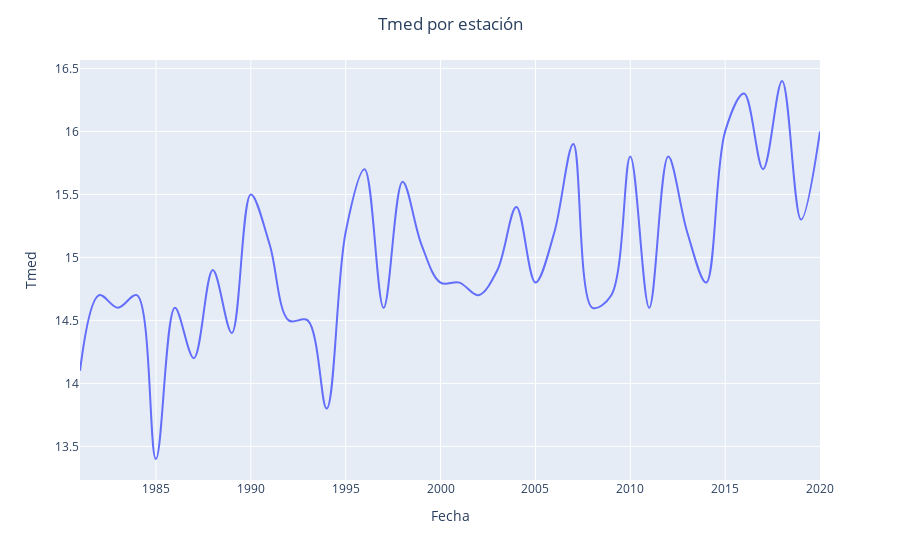
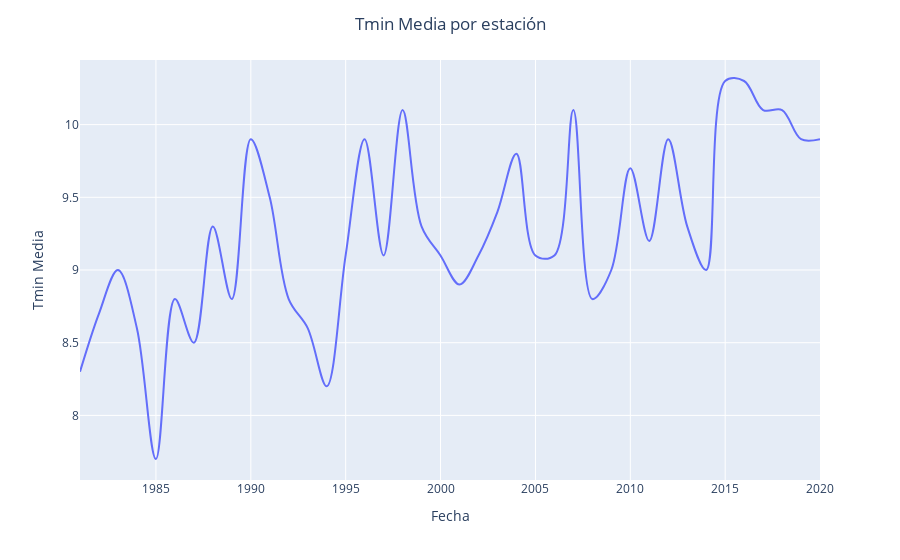
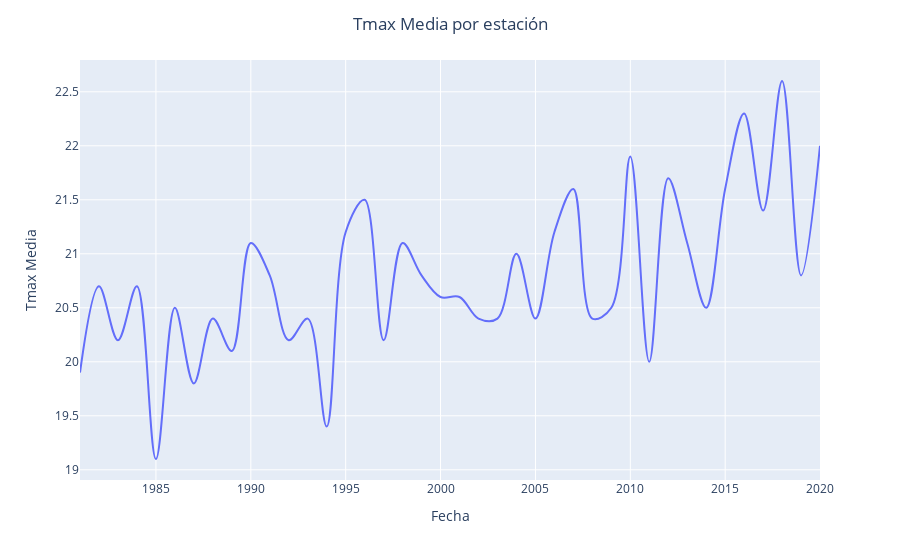
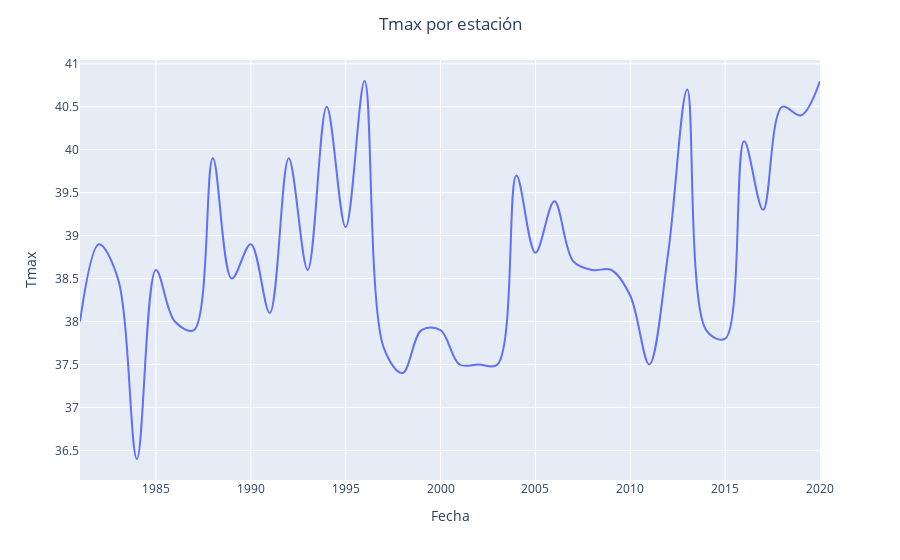

The code cell stored with these charts, in order, in its notebook:
### Code cell
for elem in cols:
    vtb.grafI_est("fecha" , elem , None, madrid_anual_noindex, False )

### Figure 1 — Plotly figure (JSON) as saved in the notebook; plotly's stock layout.template omitted (floating-point values rounded to 4 significant figures)
{"data": [{"hovertemplate": "fecha=%{x}<br>tmed=%{y}<extra></extra>", "legendgroup": "", "line": {"color": "#636efa", "dash": "solid", "shape": "spline"}, "mode": "lines", "name": "", "orientation": "v", "showlegend": false, "type": "scatter", "x": ["1980-12-31T00:00:00", "1981-12-31T00:00:00", "1982-12-31T00:00:00", "1983-12-31T00:00:00", "1984-12-31T00:00:00", "1985-12-31T00:00:00", "1986-12-31T00:00:00", "1987-12-31T00:00:00", "1988-12-31T00:00:00", "1989-12-31T00:00:00", "1990-12-31T00:00:00", "1991-12-31T00:00:00", "1992-12-31T00:00:00", "1993-12-31T00:00:00", "1994-12-31T00:00:00", "1995-12-31T00:00:00", "1996-12-31T00:00:00", "1997-12-31T00:00:00", "1998-12-31T00:00:00", "1999-12-31T00:00:00", "2000-12-31T00:00:00", "2001-12-31T00:00:00", "2002-12-31T00:00:00", "2003-12-31T00:00:00", "2004-12-31T00:00:00", "2005-12-31T00:00:00", "2006-12-31T00:00:00", "2007-12-31T00:00:00", "2008-12-31T00:00:00", "2009-12-31T00:00:00", "2010-12-31T00:00:00", "2011-12-31T00:00:00", "2012-12-31T00:00:00", "2013-12-31T00:00:00", "2014-12-31T00:00:00", "2015-12-31T00:00:00", "2016-12-31T00:00:00", "2017-12-31T00:00:00", "2018-12-31T00:00:00", "2019-12-31T00:00:00"], "xaxis": "x", "y": [14.1, 14.7, 14.6, 14.7, 13.4, 14.6, 14.2, 14.9, 14.4, 15.5, 15.1, 14.5, 14.5, 13.8, 15.2, 15.7, 14.6, 15.6, 15.1, 14.8, 14.8, 14.7, 14.9, 15.4, 14.8, 15.2, 15.9, 14.6, 14.7, 15.8, 14.6, 15.8, 15.2, 14.8, 16, 16.3, 15.7, 16.4, 15.3, 16], "yaxis": "y"}], "layout": {"legend": {"font": {"size": 12}, "title": {"text": "Country"}, "tracegroupgap": 0, "y": 0.5}, "margin": {"t": 60}, "title": {"text": "Tmed por estación ", "x": 0.5, "xanchor": "center"}, "xaxis": {"anchor": "y", "domain": [0, 1], "title": {"text": "Fecha"}}, "yaxis": {"anchor": "x", "domain": [0, 1], "title": {"text": "Tmed"}}}}

### Figure 2 — Plotly figure (JSON) as saved in the notebook; plotly's stock layout.template omitted (floating-point values rounded to 4 significant figures)
{"data": [{"hovertemplate": "fecha=%{x}<br>tmin_media=%{y}<extra></extra>", "legendgroup": "", "line": {"color": "#636efa", "dash": "solid", "shape": "spline"}, "mode": "lines", "name": "", "orientation": "v", "showlegend": false, "type": "scatter", "x": ["1980-12-31T00:00:00", "1981-12-31T00:00:00", "1982-12-31T00:00:00", "1983-12-31T00:00:00", "1984-12-31T00:00:00", "1985-12-31T00:00:00", "1986-12-31T00:00:00", "1987-12-31T00:00:00", "1988-12-31T00:00:00", "1989-12-31T00:00:00", "1990-12-31T00:00:00", "1991-12-31T00:00:00", "1992-12-31T00:00:00", "1993-12-31T00:00:00", "1994-12-31T00:00:00", "1995-12-31T00:00:00", "1996-12-31T00:00:00", "1997-12-31T00:00:00", "1998-12-31T00:00:00", "1999-12-31T00:00:00", "2000-12-31T00:00:00", "2001-12-31T00:00:00", "2002-12-31T00:00:00", "2003-12-31T00:00:00", "2004-12-31T00:00:00", "2005-12-31T00:00:00", "2006-12-31T00:00:00", "2007-12-31T00:00:00", "2008-12-31T00:00:00", "2009-12-31T00:00:00", "2010-12-31T00:00:00", "2011-12-31T00:00:00", "2012-12-31T00:00:00", "2013-12-31T00:00:00", "2014-12-31T00:00:00", "2015-12-31T00:00:00", "2016-12-31T00:00:00", "2017-12-31T00:00:00", "2018-12-31T00:00:00", "2019-12-31T00:00:00"], "xaxis": "x", "y": [8.3, 8.7, 9, 8.6, 7.7, 8.8, 8.5, 9.3, 8.8, 9.9, 9.5, 8.8, 8.6, 8.2, 9.1, 9.9, 9.1, 10.1, 9.3, 9.1, 8.9, 9.1, 9.4, 9.8, 9.1, 9.1, 10.1, 8.8, 9, 9.7, 9.2, 9.9, 9.3, 9, 10.3, 10.3, 10.1, 10.1, 9.9, 9.9], "yaxis": "y"}], "layout": {"legend": {"font": {"size": 12}, "title": {"text": "Country"}, "tracegroupgap": 0, "y": 0.5}, "margin": {"t": 60}, "title": {"text": "Tmin Media por estación ", "x": 0.5, "xanchor": "center"}, "xaxis": {"anchor": "y", "domain": [0, 1], "title": {"text": "Fecha"}}, "yaxis": {"anchor": "x", "domain": [0, 1], "title": {"text": "Tmin Media"}}}}

### Figure 3 — Plotly figure (JSON) as saved in the notebook; plotly's stock layout.template omitted (floating-point values rounded to 4 significant figures)
{"data": [{"hovertemplate": "fecha=%{x}<br>tmax_media=%{y}<extra></extra>", "legendgroup": "", "line": {"color": "#636efa", "dash": "solid", "shape": "spline"}, "mode": "lines", "name": "", "orientation": "v", "showlegend": false, "type": "scatter", "x": ["1980-12-31T00:00:00", "1981-12-31T00:00:00", "1982-12-31T00:00:00", "1983-12-31T00:00:00", "1984-12-31T00:00:00", "1985-12-31T00:00:00", "1986-12-31T00:00:00", "1987-12-31T00:00:00", "1988-12-31T00:00:00", "1989-12-31T00:00:00", "1990-12-31T00:00:00", "1991-12-31T00:00:00", "1992-12-31T00:00:00", "1993-12-31T00:00:00", "1994-12-31T00:00:00", "1995-12-31T00:00:00", "1996-12-31T00:00:00", "1997-12-31T00:00:00", "1998-12-31T00:00:00", "1999-12-31T00:00:00", "2000-12-31T00:00:00", "2001-12-31T00:00:00", "2002-12-31T00:00:00", "2003-12-31T00:00:00", "2004-12-31T00:00:00", "2005-12-31T00:00:00", "2006-12-31T00:00:00", "2007-12-31T00:00:00", "2008-12-31T00:00:00", "2009-12-31T00:00:00", "2010-12-31T00:00:00", "2011-12-31T00:00:00", "2012-12-31T00:00:00", "2013-12-31T00:00:00", "2014-12-31T00:00:00", "2015-12-31T00:00:00", "2016-12-31T00:00:00", "2017-12-31T00:00:00", "2018-12-31T00:00:00", "2019-12-31T00:00:00"], "xaxis": "x", "y": [19.9, 20.7, 20.2, 20.7, 19.1, 20.5, 19.8, 20.4, 20.1, 21.1, 20.8, 20.2, 20.4, 19.4, 21.2, 21.5, 20.2, 21.1, 20.8, 20.6, 20.6, 20.4, 20.4, 21, 20.4, 21.2, 21.6, 20.4, 20.5, 21.9, 20, 21.7, 21.1, 20.5, 21.6, 22.3, 21.4, 22.6, 20.8, 22], "yaxis": "y"}], "layout": {"legend": {"font": {"size": 12}, "title": {"text": "Country"}, "tracegroupgap": 0, "y": 0.5}, "margin": {"t": 60}, "title": {"text": "Tmax Media por estación ", "x": 0.5, "xanchor": "center"}, "xaxis": {"anchor": "y", "domain": [0, 1], "title": {"text": "Fecha"}}, "yaxis": {"anchor": "x", "domain": [0, 1], "title": {"text": "Tmax Media"}}}}

### Figure 4 — Plotly figure (JSON) as saved in the notebook; plotly's stock layout.template omitted (floating-point values rounded to 4 significant figures)
{"data": [{"hovertemplate": "fecha=%{x}<br>tmax=%{y}<extra></extra>", "legendgroup": "", "line": {"color": "#636efa", "dash": "solid", "shape": "spline"}, "mode": "lines", "name": "", "orientation": "v", "showlegend": false, "type": "scatter", "x": ["1980-12-31T00:00:00", "1981-12-31T00:00:00", "1982-12-31T00:00:00", "1983-12-31T00:00:00", "1984-12-31T00:00:00", "1985-12-31T00:00:00", "1986-12-31T00:00:00", "1987-12-31T00:00:00", "1988-12-31T00:00:00", "1989-12-31T00:00:00", "1990-12-31T00:00:00", "1991-12-31T00:00:00", "1992-12-31T00:00:00", "1993-12-31T00:00:00", "1994-12-31T00:00:00", "1995-12-31T00:00:00", "1996-12-31T00:00:00", "1997-12-31T00:00:00", "1998-12-31T00:00:00", "1999-12-31T00:00:00", "2000-12-31T00:00:00", "2001-12-31T00:00:00", "2002-12-31T00:00:00", "2003-12-31T00:00:00", "2004-12-31T00:00:00", "2005-12-31T00:00:00", "2006-12-31T00:00:00", "2007-12-31T00:00:00", "2008-12-31T00:00:00", "2009-12-31T00:00:00", "2010-12-31T00:00:00", "2011-12-31T00:00:00", "2012-12-31T00:00:00", "2013-12-31T00:00:00", "2014-12-31T00:00:00", "2015-12-31T00:00:00", "2016-12-31T00:00:00", "2017-12-31T00:00:00", "2018-12-31T00:00:00", "2019-12-31T00:00:00"], "xaxis": "x", "y": [38, 38.9, 38.5, 36.4, 38.6, 38, 37.9, 39.9, 38.5, 38.9, 38.1, 39.9, 38.6, 40.5, 39.1, 40.8, 37.7, 37.4, 37.9, 37.9, 37.5, 37.5, 37.5, 39.7, 38.8, 39.4, 38.7, 38.6, 38.6, 38.3, 37.5, 38.8, 40.7, 37.9, 37.8, 40.1, 39.3, 40.5, 40.4, 40.8], "yaxis": "y"}], "layout": {"legend": {"font": {"size": 12}, "title": {"text": "Country"}, "tracegroupgap": 0, "y": 0.5}, "margin": {"t": 60}, "title": {"text": "Tmax por estación ", "x": 0.5, "xanchor": "center"}, "xaxis": {"anchor": "y", "domain": [0, 1], "title": {"text": "Fecha"}}, "yaxis": {"anchor": "x", "domain": [0, 1], "title": {"text": "Tmax"}}}}
